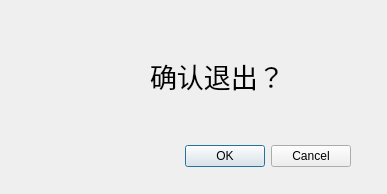
<?xml version="1.0" encoding="UTF-8"?>
<ui version="4.0">
 <class>ExitDialog</class>
 <widget class="QDialog" name="ExitDialog">
  <property name="geometry">
   <rect>
    <x>0</x>
    <y>0</y>
    <width>387</width>
    <height>194</height>
   </rect>
  </property>
  <property name="windowTitle">
   <string>退出系统</string>
  </property>
  <property name="windowIcon">
   <iconset resource="themes/image.qrc">
    <normaloff>:/images/images/close.png</normaloff>:/images/images/close.png</iconset>
  </property>
  <widget class="QDialogButtonBox" name="buttonBox">
   <property name="geometry">
    <rect>
     <x>10</x>
     <y>140</y>
     <width>341</width>
     <height>32</height>
    </rect>
   </property>
   <property name="orientation">
    <enum>Qt::Horizontal</enum>
   </property>
   <property name="standardButtons">
    <set>QDialogButtonBox::Cancel|QDialogButtonBox::Ok</set>
   </property>
  </widget>
  <widget class="QLabel" name="label">
   <property name="geometry">
    <rect>
     <x>90</x>
     <y>50</y>
     <width>50</width>
     <height>50</height>
    </rect>
   </property>
   <property name="maximumSize">
    <size>
     <width>50</width>
     <height>50</height>
    </size>
   </property>
   <property name="text">
    <string/>
   </property>
   <property name="pixmap">
    <pixmap resource="themes/image.qrc">:/images/images/why.png</pixmap>
   </property>
   <property name="scaledContents">
    <bool>true</bool>
   </property>
  </widget>
  <widget class="QLabel" name="label_2">
   <property name="geometry">
    <rect>
     <x>150</x>
     <y>50</y>
     <width>141</width>
     <height>51</height>
    </rect>
   </property>
   <property name="font">
    <font>
     <pointsize>20</pointsize>
    </font>
   </property>
   <property name="text">
    <string>确认退出？</string>
   </property>
  </widget>
 </widget>
 <resources>
  <include location="themes/image.qrc"/>
 </resources>
 <connections>
  <connection>
   <sender>buttonBox</sender>
   <signal>accepted()</signal>
   <receiver>ExitDialog</receiver>
   <slot>accept()</slot>
   <hints>
    <hint type="sourcelabel">
     <x>248</x>
     <y>254</y>
    </hint>
    <hint type="destinationlabel">
     <x>157</x>
     <y>274</y>
    </hint>
   </hints>
  </connection>
  <connection>
   <sender>buttonBox</sender>
   <signal>rejected()</signal>
   <receiver>ExitDialog</receiver>
   <slot>reject()</slot>
   <hints>
    <hint type="sourcelabel">
     <x>316</x>
     <y>260</y>
    </hint>
    <hint type="destinationlabel">
     <x>286</x>
     <y>274</y>
    </hint>
   </hints>
  </connection>
 </connections>
</ui>
